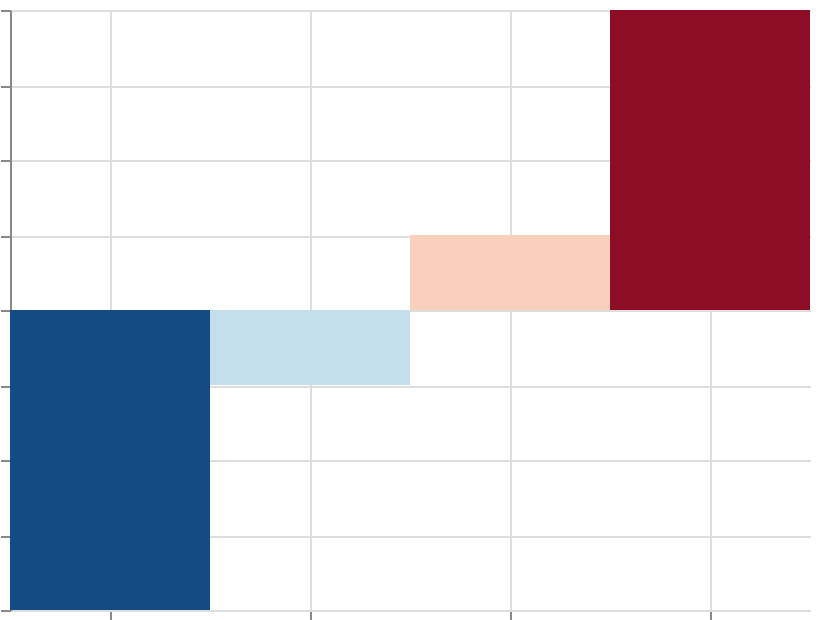

The Vega-Lite source for this figure:
### Vega specification from a JSON file in a GitHub repository (floating-point values rounded to 4 significant figures)
{"$schema": "https://vega.github.io/schema/vega/v6.json", "width": 400, "height": 300, "padding": 5, "autosize": "none", "data": [{"name": "table", "values": [{"cat": "A", "val": -20}, {"cat": "B", "val": -5}, {"cat": "C", "val": 5}, {"cat": "D", "val": 20}]}], "scales": [{"name": "x", "type": "band", "domain": {"data": "table", "field": "cat", "sort": true}, "range": "width"}, {"name": "y", "type": "linear", "domain": {"data": "table", "field": "val"}, "range": [{"signal": "height"}, 0], "zero": true, "nice": true}, {"name": "color", "type": "sequential", "domain": {"data": "table", "field": "val"}, "scheme": "redblue", "reverse": true}], "marks": [{"type": "rect", "from": {"data": "table"}, "encode": {"update": {"x": {"scale": "x", "field": "cat"}, "width": {"scale": "x", "band": 1}, "y": {"scale": "y", "field": "val"}, "y2": {"scale": "y", "value": 0}, "fill": {"scale": "color", "field": "val"}}}}], "axes": [{"scale": "x", "orient": "bottom", "grid": true, "labels": false}, {"scale": "y", "orient": "left", "grid": true, "labels": false}], "legends": [{"fill": "color"}]}
